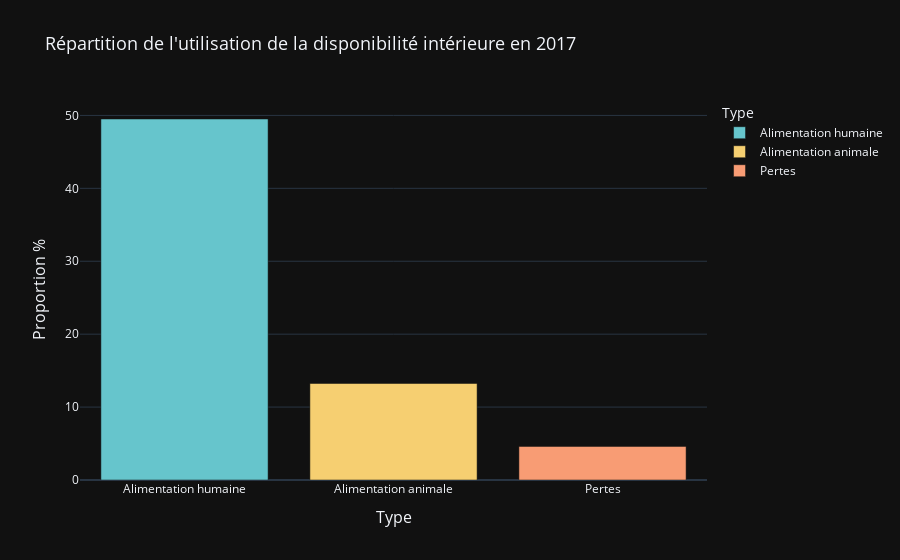

The notebook cell saved with this chart:
### Code cell
# Création d'un graphique à barres avec Plotly Express
fig = px.bar(proportions_df, x='Type', y='Proportion', title="Répartition de l'utilisation de la disponibilité intérieure en 2017",
             color='Type', color_discrete_sequence=px.colors.qualitative.Pastel)

# Mise en forme du graphique
fig.update_layout(
    xaxis_title="Type",
    yaxis_title="Proportion %",
    xaxis_title_font=dict(size=16),
    yaxis_title_font=dict(size=16),
    title_font=dict(size=18),
    template='plotly_dark'  # Utilisation du modèle de couleur noir
)

# Afficher l'image dynamique
fig.show()
# Redimensionner l'image 
fig.update_layout(width=1240)
# Enregistrer en tant qu'image
fig.write_image("figure/4.png")
# Afficher l'image sur le depot Github
display(Image(filename="figure/4.png"))

### Figure 1 — Plotly figure (JSON) as saved in the notebook; plotly's stock layout.template omitted (floating-point values rounded to 4 significant figures)
{"data": [{"alignmentgroup": "True", "hovertemplate": "Type=%{x}<br>Proportion=%{y}<extra></extra>", "legendgroup": "Alimentation humaine", "marker": {"color": "rgb(102, 197, 204)", "pattern": {"shape": ""}}, "name": "Alimentation humaine", "offsetgroup": "Alimentation humaine", "orientation": "v", "showlegend": true, "textposition": "auto", "type": "bar", "x": ["Alimentation humaine"], "xaxis": "x", "y": [49.51], "yaxis": "y"}, {"alignmentgroup": "True", "hovertemplate": "Type=%{x}<br>Proportion=%{y}<extra></extra>", "legendgroup": "Alimentation animale", "marker": {"color": "rgb(246, 207, 113)", "pattern": {"shape": ""}}, "name": "Alimentation animale", "offsetgroup": "Alimentation animale", "orientation": "v", "showlegend": true, "textposition": "auto", "type": "bar", "x": ["Alimentation animale"], "xaxis": "x", "y": [13.24], "yaxis": "y"}, {"alignmentgroup": "True", "hovertemplate": "Type=%{x}<br>Proportion=%{y}<extra></extra>", "legendgroup": "Pertes", "marker": {"color": "rgb(248, 156, 116)", "pattern": {"shape": ""}}, "name": "Pertes", "offsetgroup": "Pertes", "orientation": "v", "showlegend": true, "textposition": "auto", "type": "bar", "x": ["Pertes"], "xaxis": "x", "y": [4.61], "yaxis": "y"}], "layout": {"barmode": "relative", "legend": {"title": {"text": "Type"}, "tracegroupgap": 0}, "title": {"font": {"size": 18}, "text": "Répartition de l'utilisation de la disponibilité intérieure en 2017"}, "xaxis": {"anchor": "y", "categoryarray": ["Alimentation humaine", "Alimentation animale", "Pertes"], "categoryorder": "array", "domain": [0, 1], "title": {"font": {"size": 16}, "text": "Type"}}, "yaxis": {"anchor": "x", "domain": [0, 1], "title": {"font": {"size": 16}, "text": "Proportion %"}}}}
